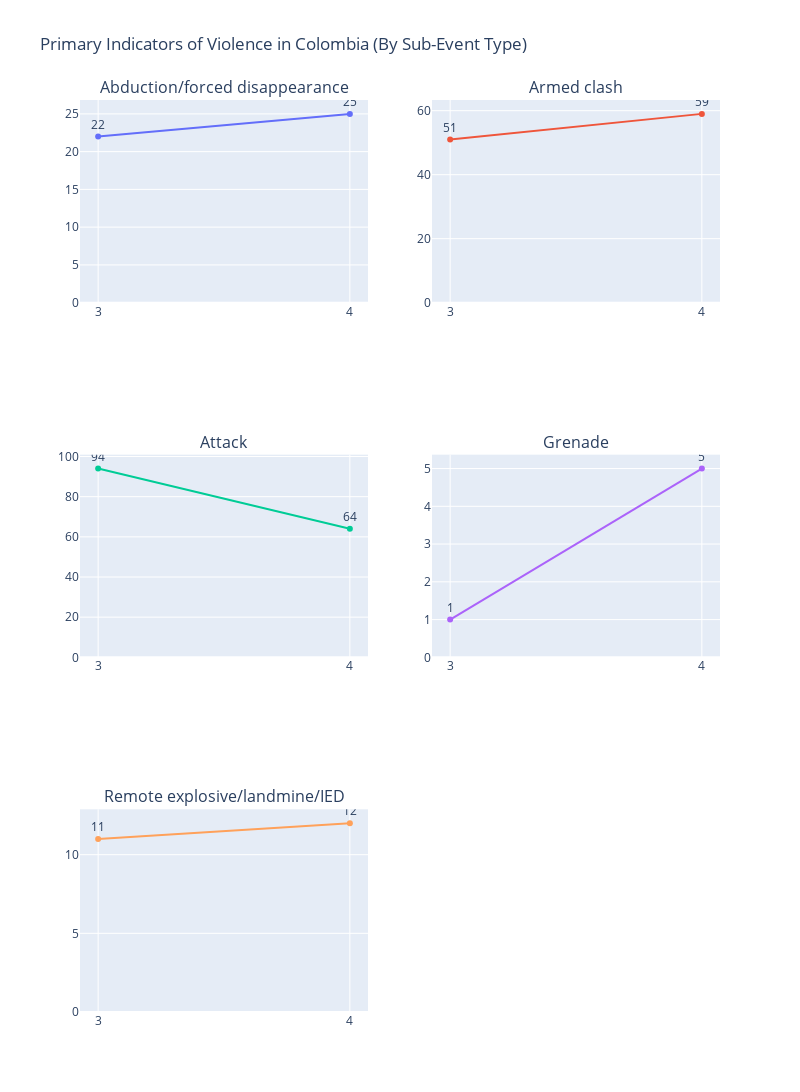

The notebook cell this image was saved under:
### Code cell
subevent_types = col_subevents['sub_event_type'].unique()

n_cols = 2
n_rows = math.ceil(len(subevent_types) / n_cols)

fig = make_subplots(rows=n_rows, cols=n_cols, subplot_titles=subevent_types)

for i, tipo in enumerate(subevent_types):
    row = (i // n_cols) + 1  
    col = (i % n_cols) + 1  
    col_subevents_filt = col_subevents[col_subevents['sub_event_type'] == tipo]
    fig.add_trace(
        go.Scatter(
            x=col_subevents_filt['month'], 
            y=col_subevents_filt['events'], 
            mode='markers+lines+text',
            text=col_subevents_filt['events'],
            textposition="top center"
        ),
        row=row, col=col
    )

for j in range(1, n_rows+1):
    for i in range(1, n_cols+1):
        fig.update_xaxes(row=j, col=i, dtick=1)

for j in range(1, n_rows+1):
    for i in range(1, n_cols+1):
        fig.update_yaxes(row=j, col=i, rangemode='tozero')

fig.update_layout(
    height=400 * n_rows,
    width=800,
    title_text="Primary Indicators of Violence in Colombia (By Sub-Event Type)",
    showlegend=False
)
fig.show()

### Figure 1 — Plotly figure (JSON) as saved in the notebook; plotly's stock layout.template omitted (floating-point values rounded to 4 significant figures)
{"data": [{"mode": "markers+lines+text", "text": [22, 25], "textposition": "top center", "type": "scatter", "x": [3, 4], "xaxis": "x", "y": [22, 25], "yaxis": "y"}, {"mode": "markers+lines+text", "text": [51, 59], "textposition": "top center", "type": "scatter", "x": [3, 4], "xaxis": "x2", "y": [51, 59], "yaxis": "y2"}, {"mode": "markers+lines+text", "text": [94, 64], "textposition": "top center", "type": "scatter", "x": [3, 4], "xaxis": "x3", "y": [94, 64], "yaxis": "y3"}, {"mode": "markers+lines+text", "text": [1, 5], "textposition": "top center", "type": "scatter", "x": [3, 4], "xaxis": "x4", "y": [1, 5], "yaxis": "y4"}, {"mode": "markers+lines+text", "text": [11, 12], "textposition": "top center", "type": "scatter", "x": [3, 4], "xaxis": "x5", "y": [11, 12], "yaxis": "y5"}], "layout": {"annotations": [{"font": {"size": 16}, "showarrow": false, "text": "Abduction/forced disappearance", "x": 0.225, "xanchor": "center", "xref": "paper", "y": 1, "yanchor": "bottom", "yref": "paper"}, {"font": {"size": 16}, "showarrow": false, "text": "Armed clash", "x": 0.775, "xanchor": "center", "xref": "paper", "y": 1, "yanchor": "bottom", "yref": "paper"}, {"font": {"size": 16}, "showarrow": false, "text": "Attack", "x": 0.225, "xanchor": "center", "xref": "paper", "y": 0.6111, "yanchor": "bottom", "yref": "paper"}, {"font": {"size": 16}, "showarrow": false, "text": "Grenade", "x": 0.775, "xanchor": "center", "xref": "paper", "y": 0.6111, "yanchor": "bottom", "yref": "paper"}, {"font": {"size": 16}, "showarrow": false, "text": "Remote explosive/landmine/IED", "x": 0.225, "xanchor": "center", "xref": "paper", "y": 0.2222, "yanchor": "bottom", "yref": "paper"}], "height": 1200, "showlegend": false, "title": {"text": "Primary Indicators of Violence in Colombia (By Sub-Event Type)"}, "width": 800, "xaxis": {"anchor": "y", "domain": [0, 0.45], "dtick": 1}, "xaxis2": {"anchor": "y2", "domain": [0.55, 1], "dtick": 1}, "xaxis3": {"anchor": "y3", "domain": [0, 0.45], "dtick": 1}, "xaxis4": {"anchor": "y4", "domain": [0.55, 1], "dtick": 1}, "xaxis5": {"anchor": "y5", "domain": [0, 0.45], "dtick": 1}, "xaxis6": {"anchor": "y6", "domain": [0.55, 1], "dtick": 1}, "yaxis": {"anchor": "x", "domain": [0.7778, 1], "rangemode": "tozero"}, "yaxis2": {"anchor": "x2", "domain": [0.7778, 1], "rangemode": "tozero"}, "yaxis3": {"anchor": "x3", "domain": [0.3889, 0.6111], "rangemode": "tozero"}, "yaxis4": {"anchor": "x4", "domain": [0.3889, 0.6111], "rangemode": "tozero"}, "yaxis5": {"anchor": "x5", "domain": [0, 0.2222], "rangemode": "tozero"}, "yaxis6": {"anchor": "x6", "domain": [0, 0.2222], "rangemode": "tozero"}}}
